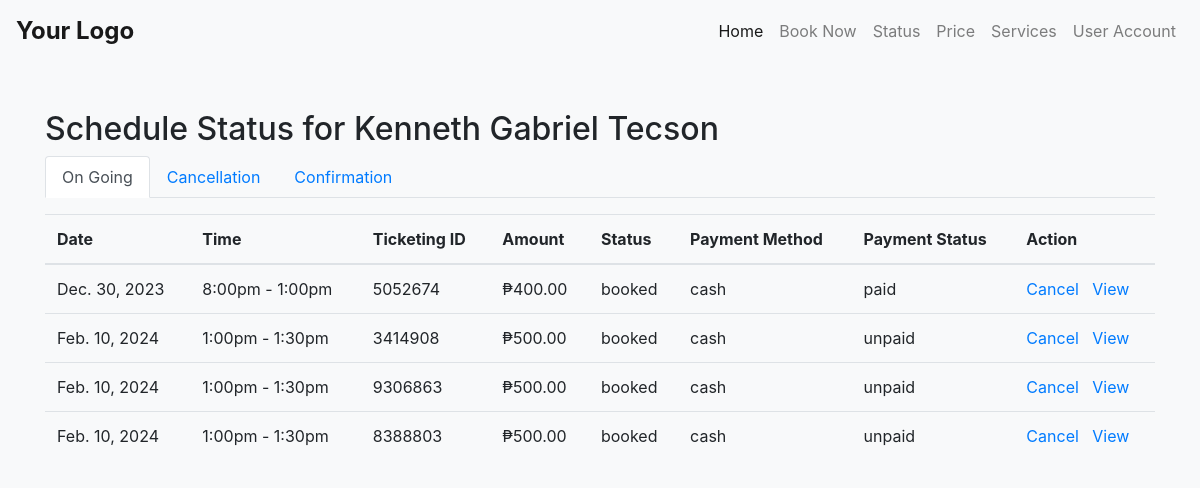
Page /schedule-status.php (signed in) on the earlier database version.
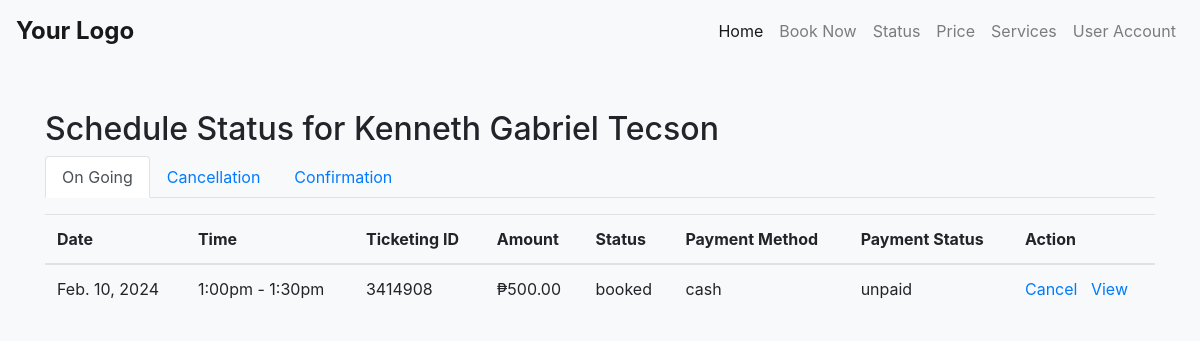
Same page on the later database version.
### tables this page shows
CREATE TABLE `car_emission` (
  `id` int(11) NOT NULL,
  `event_id` int(11) NOT NULL,
  `user_id` int(11) NOT NULL,
  `plate_number` varchar(20) NOT NULL,
  `customer_email` varchar(255) NOT NULL,
  `customer_first_name` varchar(255) NOT NULL,
  `customer_middle_name` varchar(255) DEFAULT NULL,
  `customer_last_name` varchar(255) NOT NULL,
  `address` varchar(255) DEFAULT NULL,
  `status` varchar(20) NOT NULL,
  `app_date` datetime DEFAULT NULL,
  `vehicle_cr_no` varchar(50) DEFAULT NULL,
  `vehicle_or_no` varchar(50) DEFAULT NULL,
  `first_reg_date` date DEFAULT NULL,
  `year_model` varchar(10) DEFAULT NULL,
  `fuel_type` varchar(50) DEFAULT NULL,
  `purpose` varchar(50) DEFAULT NULL,
  `mv_type` varchar(50) DEFAULT NULL,
  `region` varchar(50) DEFAULT NULL,
  `mv_file_no` varchar(50) DEFAULT NULL,
  `classification` varchar(50) DEFAULT NULL,
  `payment_date` datetime DEFAULT NULL,
  `petc_or` varchar(50) DEFAULT NULL,
  `amount` decimal(10,2) DEFAULT NULL,
  `organization` varchar(100) DEFAULT NULL,
  `engine` varchar(50) DEFAULT NULL,
  `chassis` varchar(50) DEFAULT NULL,
  `make` varchar(50) DEFAULT NULL,
  `series` varchar(50) DEFAULT NULL,
  `color` varchar(50) DEFAULT NULL,
  `gross_weight` decimal(10,2) DEFAULT NULL,
  `net_capacity` decimal(10,2) DEFAULT NULL,
  `cec_number` varchar(50) DEFAULT NULL,
  `mvect_operator` varchar(50) DEFAULT NULL,
  `car_picture` varchar(255) NOT NULL,
  `paymentMethod` varchar(50) NOT NULL,
  `paymentStatus` varchar(50) NOT NULL,
  `ticketing_id` varchar(20) NOT NULL,
  `reference_number` varchar(50) DEFAULT NULL,
  `date_tested` datetime DEFAULT NULL,
  `smurf_admin_id` int(11) DEFAULT NULL
);

CREATE TABLE `schedule_list` (
  `id` int(30) NOT NULL,
  `title` text NOT NULL,
  `description` text NOT NULL,
  `qty_of_person` int(23) NOT NULL,
  `reserve_count` int(23) NOT NULL DEFAULT 0,
  `price_3` decimal(10,2) NOT NULL DEFAULT 0.00,
  `price_2` decimal(10,2) NOT NULL,
  `price_1` decimal(10,2) NOT NULL DEFAULT 0.00,
  `start_datetime` datetime NOT NULL,
  `end_datetime` datetime DEFAULT NULL,
  `availability` varchar(10) NOT NULL DEFAULT 'available'
);

### schedule-status.php (the view, shortened to what this page needs)
<?php
include("partials/navbar.php");
include("connect/connection.php");
$customerEmail = $_SESSION['email'];
$customerQuery = $connect->prepare("SELECT user_id, first_name, middle_name, last_name FROM login WHERE email = ?");
$customerQuery->bind_param("s", $customerEmail);
$customerQuery->execute();
$customerResult = $customerQuery->get_result();
$customerDetails = $customerResult->fetch_assoc();
$bookingQuery = $connect->prepare("SELECT ce.*, sl.start_datetime, sl.end_datetime FROM car_emission ce
    JOIN schedule_list sl ON ce.event_id = sl.id
    WHERE ce.user_id = ?");
$bookingQuery->bind_param("i", $customerDetails['user_id']);
$bookingQuery->execute();
$bookingResult = $bookingQuery->get_result();
?>
<!DOCTYPE html>
<html lang="en">
<head>
    <link rel="stylesheet" href="https://maxcdn.bootstrapcdn.com/bootstrap/4.0.0/css/bootstrap.min.css">
</head>
<body class="bg-light">
    <div class="container py-5">
        <h2>Schedule Status for <?php echo $customerDetails['first_name'] . ' ' . $customerDetails['last_name']; ?></h2>
        <ul class="nav nav-tabs" id="myTabs">
            <li class="nav-item">
                <a class="nav-link active" id="booked-tab" data-toggle="tab" href="#booked">On Going</a>
            </li>
            <li class="nav-item">
                <a class="nav-link" id="canceled-tab" data-toggle="tab" href="#canceled">Cancellation</a>
            </li>
            <li class="nav-item">
                <a class="nav-link" id="done-tab" data-toggle="tab" href="#done">Confirmation</a>
            </li>
        </ul>
        <div class="tab-content mt-3">
            <div class="tab-pane fade show active" id="booked">
                <?php displayBookings('Booked'); ?>
            </div>
        </div>
    </div>
</body>
</html>
<?php
function displayBookings($status)
{
    global $bookingResult;
    $bookingResult->data_seek(0);
    $filteredBookings = [];
    while ($booking = $bookingResult->fetch_assoc()) {
        if (strtolower($booking['status']) === strtolower($status)) {
            $filteredBookings[] = $booking;
        }
    }
    if (count($filteredBookings) > 0) {
        echo '<table class="table">';
        echo '<thead><tr><th>Date</th><th>Time</th><th>Ticketing ID</th><th>Amount</th><th>Status</th><th>Payment Method</th><th>Payment Status</th><th>Action</th></tr></thead>';
        echo '<tbody>';
        foreach ($filteredBookings as $booking) {
            echo '<tr>';
            echo '<td>' . date('M. j, Y', strtotime($booking['start_datetime'])) . '</td>';
            echo '<td>' . date('g:ia', strtotime($booking['start_datetime'])) . ' - ' . date('g:ia', strtotime($booking['end_datetime'])) . '</td>';
            echo '<td>' . $booking['ticketing_id'] . '</td>';
            echo '<td>' . '₱' . $booking['amount'] . '</td>';
            echo '<td>' . $booking['status'] . '</td>';
            echo '<td>' . $booking['paymentMethod'] . '</td>';
            echo '<td>' . $booking['paymentStatus'] . '</td>';
            if (strtolower($status) === 'booked') {
                echo '<td><a href="#" class="cancel-booking-btn" data-toggle="modal" data-target="#cancelBookingModal" data-booking-id="' . $booking['id'] . '">Cancel</a> &nbsp; <a href="view-booking.php?id=' . $booking['id'] . '">View</a></td>';
            } elseif (strtolower($status) === 'canceled') {
                echo '<td><a href="view-booking.php?id=' . $booking['id'] . '">View</a></td>';
            } elseif (strtolower($status) === 'doned') {
                echo '<td><a href="view-booking.php?id=' . $booking['id'] . '">View</a> &nbsp; <a href="test-link.php">Test</a></td>';
            }
echo '</tr>';
        }
        echo '</tbody></table>';
    } else {
        echo '<p>No ' . strtolower($status) . ' bookings found.</p>';
    }
}
?>

Differences in the rows shown:
no longer on this page (row edited): car_emission: event.start_datetime "Dec. 30, 2023", event.start_datetime "8:00pm", event.end_datetime "1:00pm", ticketing "5052674", amount "400.00", status "booked", paymentMethod "cash", paymentStatus "paid"
removed car_emission: event.start_datetime "Feb. 10, 2024", event.start_datetime "1:00pm", event.end_datetime "1:30pm", ticketing "9306863", amount "500.00", status "booked", paymentMethod "cash", paymentStatus "unpaid"
removed car_emission: event.start_datetime "Feb. 10, 2024", event.start_datetime "1:00pm", event.end_datetime "1:30pm", ticketing "8388803", amount "500.00", status "booked", paymentMethod "cash", paymentStatus "unpaid"
